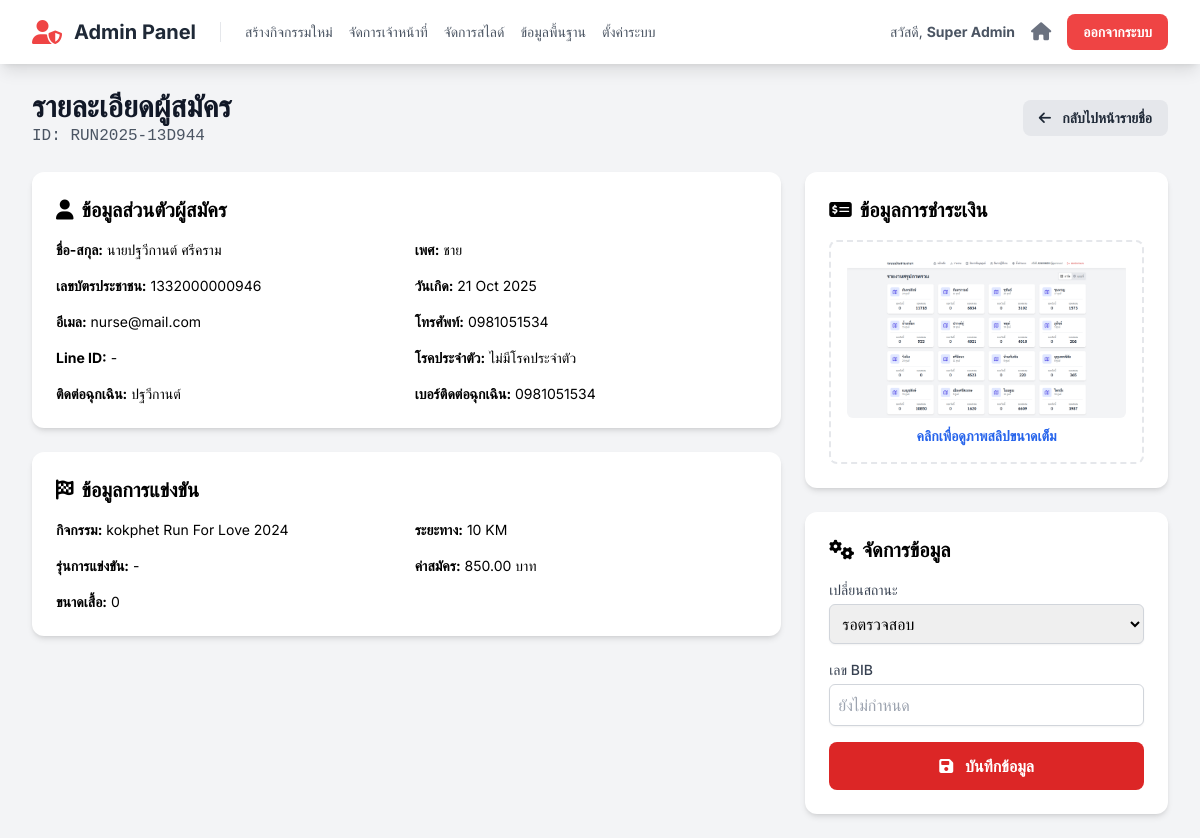
Screenshot of /admin/registrant_detail.php?reg_id=8 (signed in) with the database file from the repository.
### tables this page shows
CREATE TABLE `registrations` (
  `id` int(11) NOT NULL,
  `registration_code` varchar(20) NOT NULL COMMENT 'รหัสการสมัคร เช่น R001',
  `user_id` int(11) DEFAULT NULL COMMENT 'เชื่อมกับตาราง users ถ้าสมัครแบบ login',
  `event_id` int(11) NOT NULL,
  `distance_id` int(11) NOT NULL,
  `race_category_id` int(11) DEFAULT NULL,
  `bib_number` varchar(20) DEFAULT NULL,
  `shirt_size` varchar(10) NOT NULL,
  `status` enum('รอชำระเงิน','รอตรวจสอบ','ชำระเงินแล้ว') NOT NULL DEFAULT 'รอชำระเงิน',
  `payment_slip_url` text DEFAULT NULL,
  `registered_at` timestamp NOT NULL DEFAULT current_timestamp(),
  `title` varchar(50) NOT NULL,
  `first_name` varchar(255) NOT NULL,
  `last_name` varchar(255) NOT NULL,
  `gender` varchar(50) DEFAULT NULL,
  `email` varchar(255) NOT NULL,
  `phone` varchar(50) NOT NULL,
  `line_id` varchar(100) DEFAULT NULL,
  `thai_id` varchar(13) NOT NULL,
  `birth_date` date DEFAULT NULL,
  `disease` varchar(255) DEFAULT 'ไม่มีโรคประจำตัว',
  `disease_detail` text DEFAULT NULL,
  `emergency_contact_name` varchar(255) DEFAULT NULL,
  `emergency_contact_phone` varchar(50) DEFAULT NULL
);

CREATE TABLE `events` (
  `id` int(11) NOT NULL,
  `event_code` varchar(50) NOT NULL COMMENT 'รหัสอ้างอิงกิจกรรม เช่น sskpa-run-25',
  `name` varchar(255) NOT NULL COMMENT 'ชื่อกิจกรรม',
  `slogan` varchar(255) DEFAULT NULL,
  `theme_color` varchar(20) NOT NULL DEFAULT 'indigo',
  `color_code` varchar(7) NOT NULL DEFAULT '#4f46e5',
  `logo_text` varchar(100) DEFAULT NULL,
  `is_visible` tinyint(1) NOT NULL DEFAULT 1,
  `is_cancelled` tinyint(1) NOT NULL DEFAULT 0,
  `sort_order` int(11) NOT NULL DEFAULT 0,
  `is_registration_open` tinyint(1) NOT NULL DEFAULT 0 COMMENT '0=ปิด, 1=เปิด',
  `organizer` varchar(255) DEFAULT NULL,
  `organizer_phone` varchar(50) DEFAULT NULL,
  `organizer_email` varchar(100) DEFAULT NULL,
  `organizer_line_id` varchar(100) DEFAULT NULL,
  `organizer_logo_url` text DEFAULT NULL,
  `contact_person_name` varchar(255) DEFAULT NULL,
  `contact_person_phone` varchar(50) DEFAULT NULL,
  `payment_bank` varchar(100) DEFAULT NULL,
  `payment_account_name` varchar(255) DEFAULT NULL,
  `payment_account_number` varchar(50) DEFAULT NULL,
  `payment_qr_code_url` text DEFAULT NULL,
  `start_date` datetime NOT NULL,
  `cover_image_url` text DEFAULT NULL,
  `card_thumbnail_url` text DEFAULT NULL,
  `map_embed_url` text DEFAULT NULL,
  `map_direction_url` text DEFAULT NULL,
  `description` text DEFAULT NULL,
  `awards_description` text DEFAULT NULL,
  `bib_background_url` text DEFAULT NULL COMMENT 'Path to custom BIB background image'
);

CREATE TABLE `distances` (
  `id` int(11) NOT NULL,
  `event_id` int(11) NOT NULL,
  `name` varchar(100) NOT NULL COMMENT 'ชื่อระยะทาง เช่น 10 KM',
  `price` decimal(10,2) NOT NULL COMMENT 'ค่าสมัคร',
  `category` varchar(100) DEFAULT NULL COMMENT 'ประเภท เช่น Fun Run',
  `bib_color` varchar(7) DEFAULT '#4f46e5' COMMENT 'รหัสสีสำหรับพื้นหลัง BIB ของระยะนี้',
  `bib_prefix` varchar(20) DEFAULT NULL COMMENT 'คำนำหน้าเลข BIB สำหรับระยะนี้',
  `bib_start_number` int(11) DEFAULT 1 COMMENT 'เลข BIB เริ่มต้นสำหรับระยะนี้',
  `bib_padding` int(11) DEFAULT 4 COMMENT 'จำนวนหลักของเลข BIB',
  `bib_next_number` int(11) DEFAULT NULL COMMENT 'เลข BIB ลำดับถัดไปที่จะใช้'
);

### functions.php (called while the page is built, shortened)
<?php
function e($data) {
    return htmlspecialchars($data ?? '', ENT_QUOTES, 'UTF-8');
}
?>

### admin/registrant_detail.php (the view, shortened to what this page needs)
<?php
require_once '../config.php';
require_once '../functions.php';
$reg_id = intval($_GET['reg_id']);
$stmt = $mysqli->prepare("
    SELECT
        r.*,
        e.name AS event_name,
        d.name AS distance_name, d.price,
        rc.name AS category_name
    FROM registrations r
    JOIN events e ON r.event_id = e.id
    JOIN distances d ON r.distance_id = d.id
    LEFT JOIN race_categories rc ON r.race_category_id = rc.id
    WHERE r.id = ?
");
$stmt->bind_param("i", $reg_id);
$stmt->execute();
$result = $stmt->get_result();
$reg = $result->fetch_assoc();
include 'partials/header.php';
?>
<div class="flex justify-between items-center mb-6">
    <div>
        <h1 class="text-3xl font-bold text-gray-900">รายละเอียดผู้สมัคร</h1>
        <p class="text-gray-600 font-mono">ID: <?= e($reg['registration_code']) ?></p>
    </div>
    <a href="registrants.php?event_id=<?= e($reg['event_id']) ?>" class="bg-gray-200 hover:bg-gray-300 text-gray-800 font-bold py-2 px-4 rounded-lg text-sm">
        <i class="fa-solid fa-arrow-left mr-2"></i> กลับไปหน้ารายชื่อ
    </a>
</div>
<form action="../actions/update_registration.php" method="POST">
    <div class="grid grid-cols-1 lg:grid-cols-3 gap-6">
        <div class="lg:col-span-2 space-y-6">
            <div class="bg-white p-6 rounded-xl shadow-md">
                <h2 class="text-xl font-bold mb-4 text-primary"><i class="fa-solid fa-user mr-2"></i>ข้อมูลส่วนตัวผู้สมัคร</h2>
                <div class="grid grid-cols-1 md:grid-cols-2 gap-4 text-sm">
                    <p><strong>ชื่อ-สกุล:</strong> <?= e($reg['title'] . $reg['first_name'] . ' ' . $reg['last_name']) ?></p>
                    <p><strong>เพศ:</strong> <?= e($reg['gender'] ?: '-') ?></p>
                    <p><strong>เลขบัตรประชาชน:</strong> <?= e($reg['thai_id']) ?></p>
                    <p><strong>วันเกิด:</strong> <?= e($reg['birth_date'] ? date("d M Y", strtotime($reg['birth_date'])) : '-') ?></p>
                    <p><strong>อีเมล:</strong> <?= e($reg['email']) ?></p>
                    <p><strong>โทรศัพท์:</strong> <?= e($reg['phone']) ?></p>
                    <p><strong>Line ID:</strong> <?= e($reg['line_id'] ?: '-') ?></p>
                    <p><strong>โรคประจำตัว:</strong> <?= e($reg['disease']) ?></p>
                    <p><strong>ติดต่อฉุกเฉิน:</strong> <?= e($reg['emergency_contact_name'] ?: '-') ?></p>
                    <p><strong>เบอร์ติดต่อฉุกเฉิน:</strong> <?= e($reg['emergency_contact_phone'] ?: '-') ?></p>
                </div>
            </div>
            <div class="bg-white p-6 rounded-xl shadow-md">
                <h2 class="text-xl font-bold mb-4 text-primary"><i class="fa-solid fa-flag-checkered mr-2"></i>ข้อมูลการแข่งขัน</h2>
                 <div class="grid grid-cols-1 md:grid-cols-2 gap-4 text-sm">
                    <p><strong>กิจกรรม:</strong> <?= e($reg['event_name']) ?></p>
                    <p><strong>ระยะทาง:</strong> <?= e($reg['distance_name']) ?></p>
                    <p><strong>รุ่นการแข่งขัน:</strong> <?= e($reg['category_name'] ?: '-') ?></p>
                    <p><strong>ค่าสมัคร:</strong> <?= number_format($reg['price'], 2) ?> บาท</p>
                    <p><strong>ขนาดเสื้อ:</strong> <?= e($reg['shirt_size']) ?></p>
                 </div>
            </div>
        </div>
        <div class="space-y-6">
            <div class="bg-white p-6 rounded-xl shadow-md">
                <h2 class="text-xl font-bold mb-4 text-primary"><i class="fa-solid fa-money-check-dollar mr-2"></i>ข้อมูลการชำระเงิน</h2>
                <?php if (!empty($reg['payment_slip_url'])): ?>
                    <a href="../<?= e($reg['payment_slip_url']) ?>" target="_blank" class="block border-2 border-dashed rounded-lg p-4 text-center hover:border-blue-500 transition">
                        <img src="../<?= e($reg['payment_slip_url']) ?>" alt="Payment Slip" class="max-h-60 mx-auto rounded-md">
                        <span class="mt-2 block text-sm text-blue-600 font-semibold">คลิกเพื่อดูภาพสลิปขนาดเต็ม</span>
                    </a>
                <?php else: ?>
                    <p class="text-center text-gray-500">ไม่มีข้อมูลสลิป</p>
                <?php endif; ?>
            </div>
            <div class="bg-white p-6 rounded-xl shadow-md">
                 <h2 class="text-xl font-bold mb-4 text-primary"><i class="fa-solid fa-cogs mr-2"></i>จัดการข้อมูล</h2>
                 <div class="space-y-4">
                    <div>
                        <label for="status" class="block text-sm font-medium text-gray-700">เปลี่ยนสถานะ</label>
                        <select id="status" name="status" class="mt-1 block w-full p-2 border border-gray-300 rounded-md shadow-sm focus:ring-red-500 focus:border-red-500">
                            <option value="รอตรวจสอบ" <?= $reg['status'] == 'รอตรวจสอบ' ? 'selected' : '' ?>>รอตรวจสอบ</option>
                        </select>
                    </div>
                    <div>
                        <label for="bib_number" class="block text-sm font-medium text-gray-700">เลข BIB</label>
                        <input type="text" id="bib_number" name="bib_number" value="<?= e($reg['bib_number']) ?>" class="mt-1 block w-full p-2 border border-gray-300 rounded-md shadow-sm" placeholder="ยังไม่กำหนด">
                    </div>
                    <button type="submit" class="w-full bg-red-600 hover:bg-red-700 text-white font-bold py-3 px-4 rounded-lg">
                        <i class="fa-solid fa-save mr-2"></i> บันทึกข้อมูล
                    </button>
                 </div>
            </div>
        </div>
    </div>
</form>
<?php
include 'partials/footer.php';
?>

### admin/partials/header.php (style rules this page uses)
body { font-family: 'Inter', 'Sarabun', sans-serif; }

### rows the page displays
registrations: registration_code "RUN2025-13D944", title+first_name+last_name "นายปฐวีกานต์ ศรีคราม", gender "ชาย", thai "1332000000946", birth_date "21 Oct 2025", email "nurse@mail.com", phone "0981051534", line "-", disease "ไม่มีโรคประจำตัว", emergency_contact_name "ปฐวีกานต์", emergency_contact_phone "0981051534", event.name "kokphet Run For Love 2024", distance.name "10 KM", distance.price "850.00", shirt_size "0", payment_slip_url (picture), status "รอตรวจสอบ"

### other values shown
$staff_info['full_name'] "Super Admin"
$reg['category_name'] ?: '-' "-"
